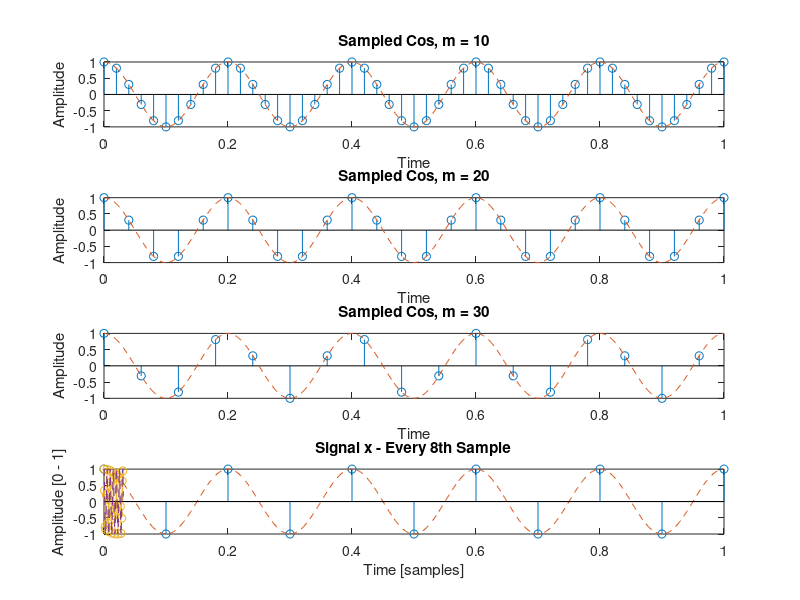
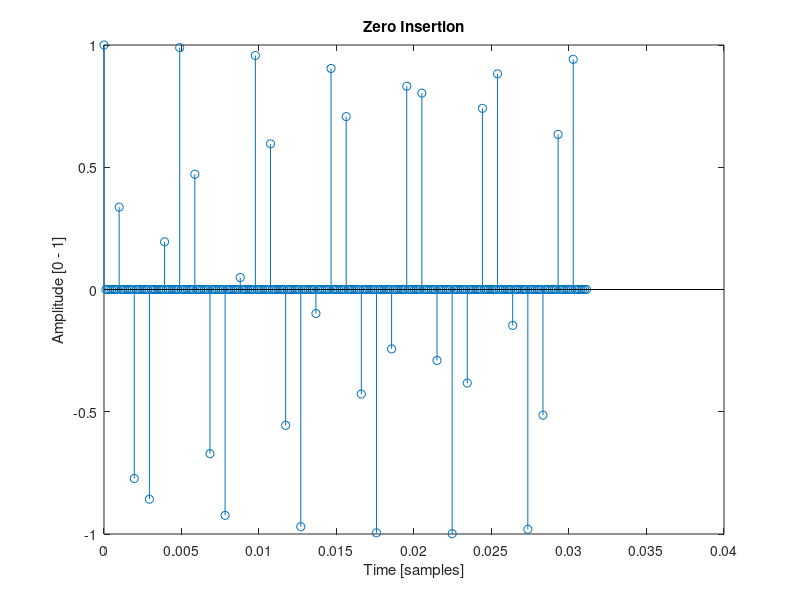
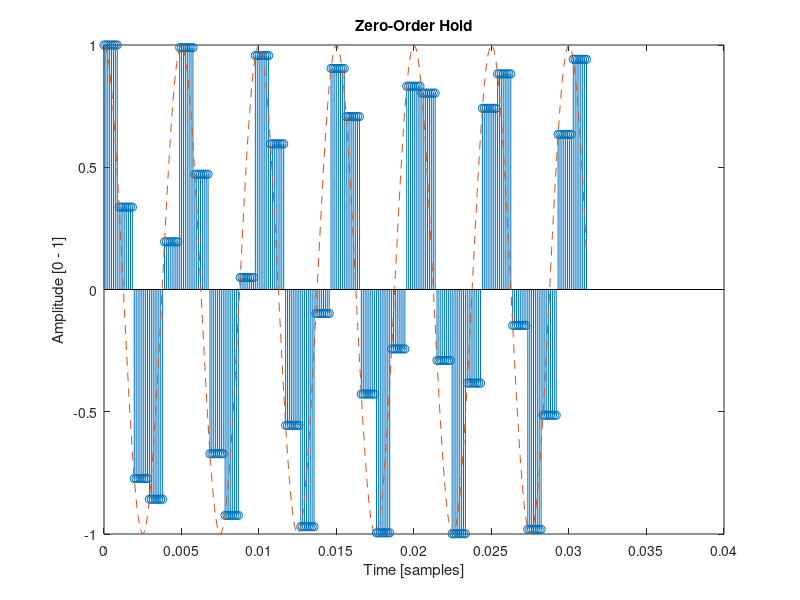
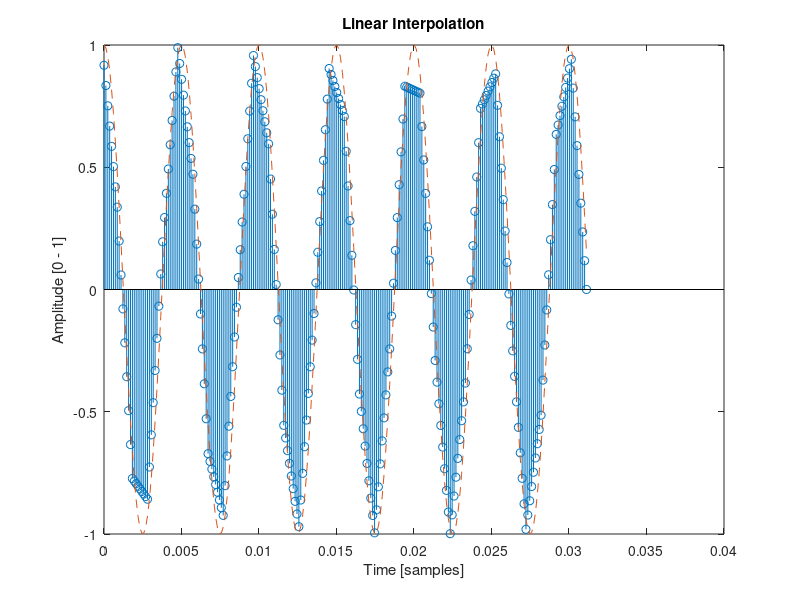

Source code (MATLAB) for these figures, in order:
% Ron Guglielmone
% Problem Set #2
%
% EE102B - StamFurd University
% April 21, 2017
%
% Reconstructing Sampled Signals

% TASK 1: Reduction Towards Nyquist

% Define constants:
fs = 500;
f = 5;
dt = 1/fs;
dur = 1;
t = 0:dt:dur;
x = cos(2*pi*f*t);

% Case 1 (m=10):
m = 10;
subplot(4,1,1);
stem(t(1:m:end), x(1:m:end));
hold on;
plot(t,x,'--');
title('Sampled Cos, m = 10');
xlabel('Time');
ylabel('Amplitude');

% Case 1 (m=20):
m = 20;
subplot(4,1,2);
stem(t(1:m:end), x(1:m:end));
hold on;
plot(t,x,'--');
title('Sampled Cos, m = 20');
xlabel('Time');
ylabel('Amplitude');

% Case 1 (m=30):
m = 30;
subplot(4,1,3);
stem(t(1:m:end), x(1:m:end));
hold on;
plot(t,x,'--');
title('Sampled Cos, m = 30');
xlabel('Time');
ylabel('Amplitude');

% Case 1 (m=50):
m = 50;
subplot(4,1,4);
stem(t(1:m:end), x(1:m:end));
hold on;
plot(t,x,'--');
title('Sampled Cos, m = 50');
xlabel('Time');
ylabel('Amplitude');

% TASK 2:

% Define constants:
fs = 8192;
f = 200;
dt = 1/fs;
dur = 1;
t = 0:dt:dur - dt;
xh = cos(2*pi*f*t);

% sound(xh/max(abs(xh)),fs);
% plot(xh);

x = xh(1:8:end);

% Task 2 - Part 1:

stem(t(1:8:256),x(1:32));
hold on;
plot(t(1:256),xh(1:256),'--');
title('Signal x - Every 8th Sample');
xlabel('Time [samples]')
ylabel('Amplitude [0 - 1]');

% Task 2 - Part 2:

x0 = zeros(1, 8192);
x0(1:8:8192) = x;
figure;
stem(t(1:256), x0(1:256));
title('Zero Insertion');
xlabel('Time [samples]')
ylabel('Amplitude [0 - 1]');

% Task 2 - Part 3:

f1 = ones(8,1);
x1 = conv(x0,f1);
figure;
stem(t(1:256), x1(1:256));
hold on;
plot(t(1:256), xh(1:256), '--');
title('Zero-Order Hold');
xlabel('Time [samples]')
ylabel('Amplitude [0 - 1]');

% Task 2 - Part 4:

f2 = (1:15)/8;
f2(9:15) = flip(f2(1:7));
x2 = conv(x0,f2);
figure;
stem(t(1:256), x2(1+8:256+8));
hold on;
plot(t(1:256), xh(1:256),'--');
title('Linear Interpolation');
xlabel('Time [samples]')
ylabel('Amplitude [0 - 1]');

% Task 2 - Part 5:

f3 = sin(pi*1024*(-16:16)/8192+eps)./...
    (pi*1024*(-16:16)/8192+eps);
f3w = f3.*hann(length(f3)).';
x3 = conv(x0,f3w);

figure;
stem(t(1:256), x3(1+16:256+16));
hold on;
plot(t(1:256), xh(1:256), '--');
title('Hann Windowed Sinc');
xlabel('Time [samples]')
ylabel('Amplitude [0 - 1]');

% Task 2 - Part 6:

f4 = sin(pi*1024*(-32:32)/8192+eps)./...
    (pi*1024*(-32:32)/8192+eps);
f4w = f4.*hann(length(f4)).';
x4 = conv(x0,f4w);

figure;
stem(t(1:256), x4(1+32:256+32));
hold on;
plot(t(1:256), xh(1:256), '--');
title('Longer Hann Windowed Sinc');
xlabel('Time [samples]')
ylabel('Amplitude [0 - 1]');

% Task 2 - Part 7:

figure;

subplot(3,1,1);
plot(t(1:256), xh(1+256:256+256)...
    - x4(1+256+32:256+256+32));
title('Long Hann Window Error');
xlabel('Time [samples]')
ylabel('Error');

subplot(3,1,2);
plot(t(1:256), xh(1+256:256+256)...
    - x3(1+256+16:256+256+16));
title('Short Hann Window Error');
xlabel('Time [samples]')
ylabel('Error');

subplot(3,1,3);
plot(t(1:256), xh(1+256:256+256)...
    - x2(1+256+8:256+256+8));
title('Long Window Error');
xlabel('Time [samples]')
ylabel('Error');